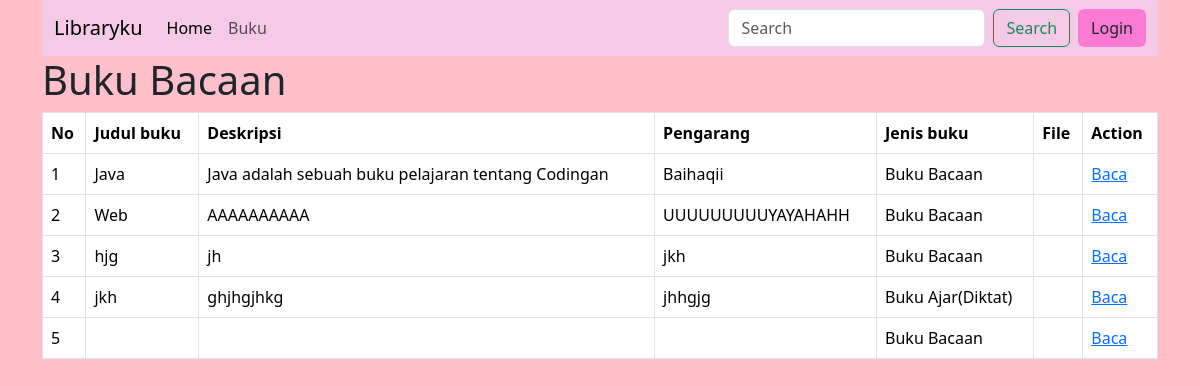
The page / on the database its author committed.
### tables this page shows
CREATE TABLE `mdt_buku` (
  `id_buku` int(5) NOT NULL,
  `judul_buku` varchar(255) NOT NULL,
  `deskripsi` text NOT NULL,
  `pengarang` varchar(50) NOT NULL,
  `jenis_buku` enum('Buku Bacaan','Buku Ajar(Diktat)','','') NOT NULL,
  `id_admin` int(5) NOT NULL,
  `gambar` varchar(50) NOT NULL,
  `create_date` timestamp NOT NULL DEFAULT current_timestamp() ON UPDATE current_timestamp()
);

### index.php (the view, shortened to what this page needs)
<!DOCTYPE html>
<html lang="en">
<head>
    <link href="https://cdn.jsdelivr.net/npm/bootstrap@5.3.2/dist/css/bootstrap.min.css" rel="stylesheet">
</head>
<body>
</head>
<body>
    <div class="container">
    <nav class="navbar navbar-expand-lg " style="background-color: #f5cae6;">
  <div class="container-fluid">
    <a class="navbar-brand" href="#">Libraryku</a>
    <div class="collapse navbar-collapse" id="navbarSupportedContent">
      <ul class="navbar-nav me-auto mb-2 mb-lg-0">
        <li class="nav-item">
          <a class="nav-link active" aria-current="page" href="#">Home</a>
        </li>
        <li class="nav-item">
          <a class="nav-link" href="#">Buku</a>
        </li>
      </ul>
      <form class="d-flex" role="search">
        <input class="form-control me-2" type="search" placeholder="Search" aria-label="Search">
        <button class="btn btn-outline-success" type="submit">Search</button>
        <a href="login.php" class="btn btn-lgn ms-2" type="submit">Login</a>
      </form>
    </div>
  </div>
</nav>
<h1>Buku Bacaan</h1>
<table class="table table-bordered table-hover">
<thead>
    <tr>
      <th scope="col">No</th>
      <th scope="col">Judul buku</th>
      <th scope="col">Deskripsi</th>
      <th scope="col">Pengarang</th>
      <th scope="col">Jenis buku</th>
      <th scope="col">File</th>
      <th scope="col">Action</th>
    </tr>
  </thead>
  <tbody>
  <?php
    include'koneksi.php';
    $buku = mysqli_query($koneksi, "SELECT * from mdt_buku");
    $no = 1 ;
    foreach ($buku as $row){
        echo "<tr>
        <td>$no</td>
        <td>".$row['judul_buku']."</td>
        <td>".$row['deskripsi']."</td>
        <td>".$row['pengarang']."</td>
        <td>".$row['jenis_buku']."</td>
        <td>".$row['file']."</td>
        <td><a href='asset/buku/$row[file]#toolbar=0' target='_blank'>Baca</a>
    </td>
        </tr>"
        ;
        $no++;
    }
    ?>
  </tbody>
</table>
</div>
</body>
</html>

### index.php (style rules this page uses)
body { background-color: pink; }
.btn-lgn { background-color: #f5ca; }

### rows shown on the page
mdt_buku: judul_buku "Java", deskripsi "Java adalah sebuah buku pelajaran tentang Codingan", pengarang "Baihaqii", jenis_buku "Buku Bacaan"
mdt_buku: judul_buku "Web", deskripsi "AAAAAAAAAA", pengarang "UUUUUUUUUYAYAHAHH", jenis_buku "Buku Bacaan"
mdt_buku: judul_buku "hjg", deskripsi "jh", pengarang "jkh", jenis_buku "Buku Bacaan"
mdt_buku: judul_buku "jkh", deskripsi "ghjhgjhkg", pengarang "jhhgjg", jenis_buku "Buku Ajar(Diktat)"
mdt_buku: jenis_buku "Buku Bacaan"
